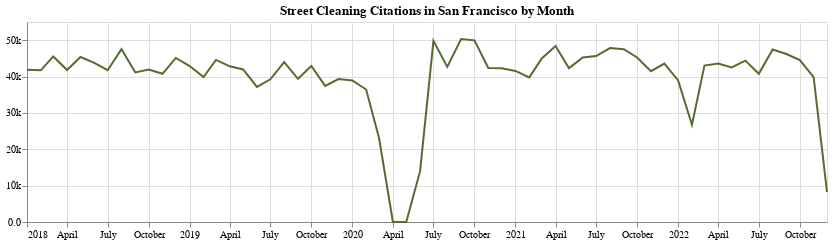

Notebook source saved alongside this figure:
### Code cell
# Visualize the table (line chart has better view for this chart)
alt.Chart(
    st_cleaning_month_count,
    width=800,
    height=200
).mark_line(color='darkolivegreen').encode(
    x=alt.X('Citation Issued DateTime', axis=alt.Axis(labelAngle=0), title=''),
    y=alt.Y('Citation Number', axis=alt.Axis(format='.2s') , title='')
).properties(
    title='Street Cleaning Citations in San Francisco by Month'
)

### Figure 1 — Vega-Lite specification as saved in the notebook (floating-point values rounded to 4 significant figures)
{"$schema": "https://vega.github.io/schema/vega-lite/v4.17.0.json", "config": {"view": {"continuousHeight": 300, "continuousWidth": 400}}, "data": {"name": "data-98be8c4a676cdd8fb8d5509e60e768f3"}, "datasets": {"data-98be8c4a676cdd8fb8d5509e60e768f3": [{"Citation Issued DateTime": "2018-01-01T00:00:00", "Citation Number": 41850}, {"Citation Issued DateTime": "2018-02-01T00:00:00", "Citation Number": 41716}, {"Citation Issued DateTime": "2018-03-01T00:00:00", "Citation Number": 45534}, {"Citation Issued DateTime": "2018-04-01T00:00:00", "Citation Number": 41777}, {"Citation Issued DateTime": "2018-05-01T00:00:00", "Citation Number": 45374}, {"Citation Issued DateTime": "2018-06-01T00:00:00", "Citation Number": 43776}, {"Citation Issued DateTime": "2018-07-01T00:00:00", "Citation Number": 41732}, {"Citation Issued DateTime": "2018-08-01T00:00:00", "Citation Number": 47518}, {"Citation Issued DateTime": "2018-09-01T00:00:00", "Citation Number": 41123}, {"Citation Issued DateTime": "2018-10-01T00:00:00", "Citation Number": 41943}, {"Citation Issued DateTime": "2018-11-01T00:00:00", "Citation Number": 40750}, {"Citation Issued DateTime": "2018-12-01T00:00:00", "Citation Number": 45123}, {"Citation Issued DateTime": "2019-01-01T00:00:00", "Citation Number": 42895}, {"Citation Issued DateTime": "2019-02-01T00:00:00", "Citation Number": 39878}, {"Citation Issued DateTime": "2019-03-01T00:00:00", "Citation Number": 44580}, {"Citation Issued DateTime": "2019-04-01T00:00:00", "Citation Number": 42818}, {"Citation Issued DateTime": "2019-05-01T00:00:00", "Citation Number": 41961}, {"Citation Issued DateTime": "2019-06-01T00:00:00", "Citation Number": 37141}, {"Citation Issued DateTime": "2019-07-01T00:00:00", "Citation Number": 39239}, {"Citation Issued DateTime": "2019-08-01T00:00:00", "Citation Number": 43987}, {"Citation Issued DateTime": "2019-09-01T00:00:00", "Citation Number": 39373}, {"Citation Issued DateTime": "2019-10-01T00:00:00", "Citation Number": 42912}, {"Citation Issued DateTime": "2019-11-01T00:00:00", "Citation Number": 37436}, {"Citation Issued DateTime": "2019-12-01T00:00:00", "Citation Number": 39316}, {"Citation Issued DateTime": "2020-01-01T00:00:00", "Citation Number": 38941}, {"Citation Issued DateTime": "2020-02-01T00:00:00", "Citation Number": 36430}, {"Citation Issued DateTime": "2020-03-01T00:00:00", "Citation Number": 23035}, {"Citation Issued DateTime": "2020-04-01T00:00:00", "Citation Number": 0}, {"Citation Issued DateTime": "2020-05-01T00:00:00", "Citation Number": 0}, {"Citation Issued DateTime": "2020-06-01T00:00:00", "Citation Number": 13980}, {"Citation Issued DateTime": "2020-07-01T00:00:00", "Citation Number": 49819}, {"Citation Issued DateTime": "2020-08-01T00:00:00", "Citation Number": 42649}, {"Citation Issued DateTime": "2020-09-01T00:00:00", "Citation Number": 50294}, {"Citation Issued DateTime": "2020-10-01T00:00:00", "Citation Number": 49959}, {"Citation Issued DateTime": "2020-11-01T00:00:00", "Citation Number": 42346}, {"Citation Issued DateTime": "2020-12-01T00:00:00", "Citation Number": 42251}, {"Citation Issued DateTime": "2021-01-01T00:00:00", "Citation Number": 41544}, {"Citation Issued DateTime": "2021-02-01T00:00:00", "Citation Number": 39775}, {"Citation Issued DateTime": "2021-03-01T00:00:00", "Citation Number": 44982}, {"Citation Issued DateTime": "2021-04-01T00:00:00", "Citation Number": 48403}, {"Citation Issued DateTime": "2021-05-01T00:00:00", "Citation Number": 42306}, {"Citation Issued DateTime": "2021-06-01T00:00:00", "Citation Number": 45255}, {"Citation Issued DateTime": "2021-07-01T00:00:00", "Citation Number": 45628}, {"Citation Issued DateTime": "2021-08-01T00:00:00", "Citation Number": 47816}, {"Citation Issued DateTime": "2021-09-01T00:00:00", "Citation Number": 47533}, {"Citation Issued DateTime": "2021-10-01T00:00:00", "Citation Number": 45234}, {"Citation Issued DateTime": "2021-11-01T00:00:00", "Citation Number": 41483}, {"Citation Issued DateTime": "2021-12-01T00:00:00", "Citation Number": 43556}, {"Citation Issued DateTime": "2022-01-01T00:00:00", "Citation Number": 38948}, {"Citation Issued DateTime": "2022-02-01T00:00:00", "Citation Number": 26710}, {"Citation Issued DateTime": "2022-03-01T00:00:00", "Citation Number": 43028}, {"Citation Issued DateTime": "2022-04-01T00:00:00", "Citation Number": 43566}, {"Citation Issued DateTime": "2022-05-01T00:00:00", "Citation Number": 42491}, {"Citation Issued DateTime": "2022-06-01T00:00:00", "Citation Number": 44384}, {"Citation Issued DateTime": "2022-07-01T00:00:00", "Citation Number": 40758}, {"Citation Issued DateTime": "2022-08-01T00:00:00", "Citation Number": 47442}, {"Citation Issued DateTime": "2022-09-01T00:00:00", "Citation Number": 46203}, {"Citation Issued DateTime": "2022-10-01T00:00:00", "Citation Number": 44533}, {"Citation Issued DateTime": "2022-11-01T00:00:00", "Citation Number": 39823}, {"Citation Issued DateTime": "2022-12-01T00:00:00", "Citation Number": 8252}]}, "encoding": {"x": {"axis": {"labelAngle": 0}, "field": "Citation Issued DateTime", "title": "", "type": "temporal"}, "y": {"axis": {"format": ".2s"}, "field": "Citation Number", "title": "", "type": "quantitative"}}, "height": 200, "mark": {"color": "darkolivegreen", "type": "line"}, "title": "Street Cleaning Citations in San Francisco by Month", "width": 800}
